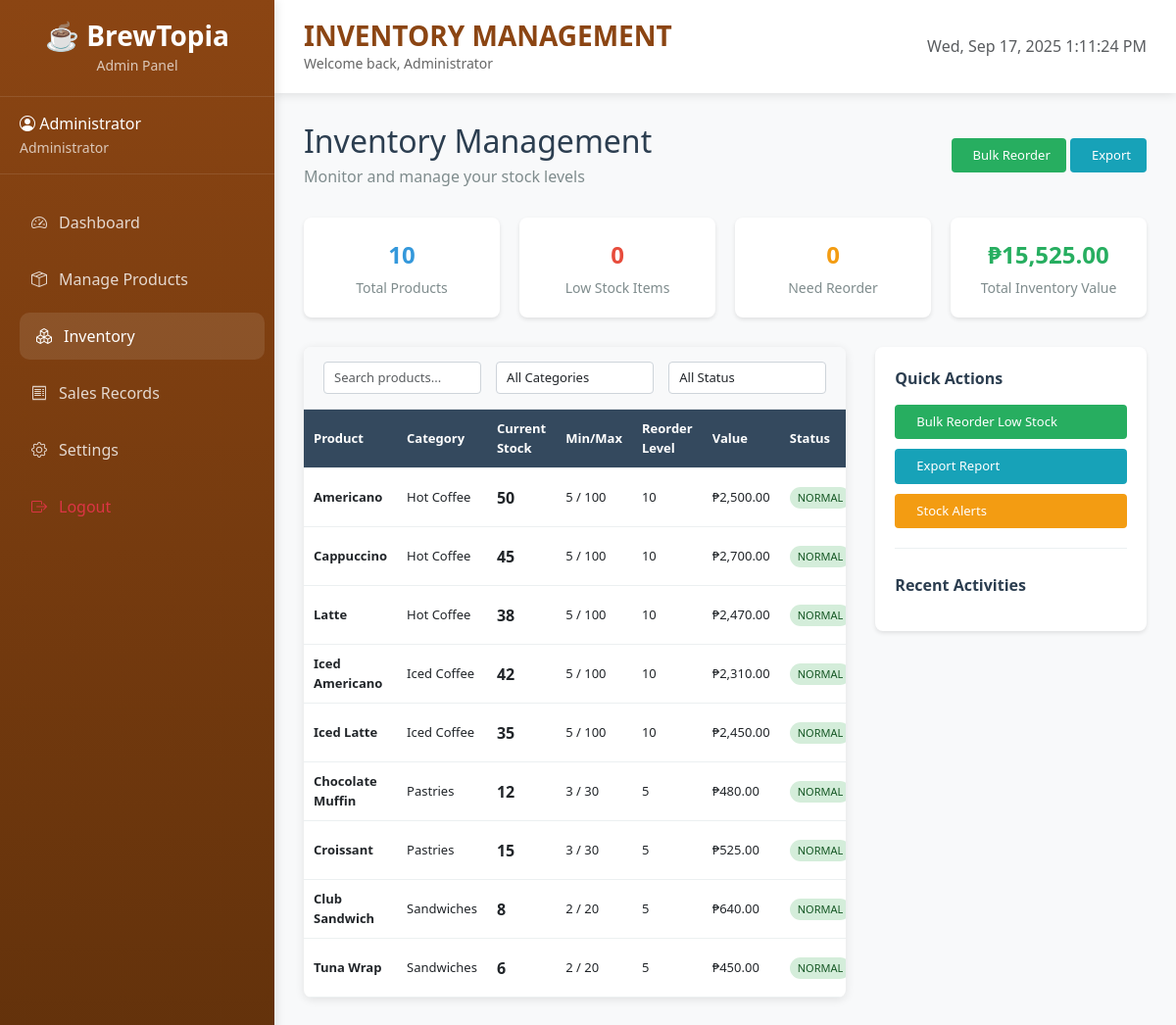
Screenshot of /admin/pages/inventory.php (signed in) with the database file from the repository.
### tables this page shows
CREATE TABLE `products` (
    `product_id` INT(11) NOT NULL AUTO_INCREMENT,
    `product_name` VARCHAR(100) NOT NULL,
    `category_id` INT(11) NOT NULL,
    `description` TEXT,
    `price` DECIMAL(10,2) NOT NULL,
    `cost_price` DECIMAL(10,2) NOT NULL DEFAULT 0.00,
    `barcode` VARCHAR(50) UNIQUE,
    `image_path` VARCHAR(255),
    `status` ENUM('active', 'inactive') NOT NULL DEFAULT 'active',
    `created_at` TIMESTAMP DEFAULT CURRENT_TIMESTAMP,
    `updated_at` TIMESTAMP DEFAULT CURRENT_TIMESTAMP ON UPDATE CURRENT_TIMESTAMP,
    PRIMARY KEY (`product_id`),
    FOREIGN KEY (`category_id`) REFERENCES `categories`(`category_id`) ON DELETE CASCADE,
    INDEX `idx_product_name` (`product_name`),
    INDEX `idx_barcode` (`barcode`),
    INDEX `idx_category_id` (`category_id`)
);

CREATE TABLE `categories` (
    `category_id` INT(11) NOT NULL AUTO_INCREMENT,
    `category_name` VARCHAR(100) NOT NULL,
    `description` TEXT,
    `status` ENUM('active', 'inactive') NOT NULL DEFAULT 'active',
    `created_at` TIMESTAMP DEFAULT CURRENT_TIMESTAMP,
    `updated_at` TIMESTAMP DEFAULT CURRENT_TIMESTAMP ON UPDATE CURRENT_TIMESTAMP,
    PRIMARY KEY (`category_id`),
    INDEX `idx_category_name` (`category_name`)
);

CREATE TABLE `inventory` (
    `inventory_id` INT(11) NOT NULL AUTO_INCREMENT,
    `product_id` INT(11) NOT NULL,
    `current_stock` INT(11) NOT NULL DEFAULT 0,
    `minimum_stock` INT(11) NOT NULL DEFAULT 5,
    `maximum_stock` INT(11) NOT NULL DEFAULT 100,
    `reorder_level` INT(11) NOT NULL DEFAULT 10,
    `unit_of_measure` VARCHAR(20) DEFAULT 'pcs',
    `last_updated` TIMESTAMP DEFAULT CURRENT_TIMESTAMP ON UPDATE CURRENT_TIMESTAMP,
    PRIMARY KEY (`inventory_id`),
    FOREIGN KEY (`product_id`) REFERENCES `products`(`product_id`) ON DELETE CASCADE,
    UNIQUE KEY `unique_product_inventory` (`product_id`),
    INDEX `idx_current_stock` (`current_stock`),
    INDEX `idx_minimum_stock` (`minimum_stock`)
);

### includes/database.php (called while the page is built, shortened)
<?php
class Database {
    private $host = 'localhost';
    private $dbname = '9bar_pos';
    private $username = 'root';
    private $password = '';
    private $charset = 'utf8mb4';
    private $pdo;
    private function connect() {
        $dsn = "mysql:host={$this->host};dbname={$this->dbname};charset={$this->charset}";
        $options = [
            PDO::ATTR_ERRMODE => PDO::ERRMODE_EXCEPTION,
            PDO::ATTR_DEFAULT_FETCH_MODE => PDO::FETCH_ASSOC,
            PDO::ATTR_EMULATE_PREPARES => false,
        ];
        try {
            $this->pdo = new PDO($dsn, $this->username, $this->password, $options);
        } catch (PDOException $e) {
            throw new PDOException($e->getMessage(), (int)$e->getCode());
        }
    }
    public function query($sql, $params = []) {
        try {
            $stmt = $this->pdo->prepare($sql);
            $stmt->execute($params);
            return $stmt;
        } catch (PDOException $e) {
            throw new PDOException($e->getMessage(), (int)$e->getCode());
        }
    }
    public function fetchAll($sql, $params = []) {
        $stmt = $this->query($sql, $params);
        return $stmt->fetchAll();
    }
}
?>

### admin/pages/inventory.php (the view, shortened to what this page needs)
<?php
include '../components/main-layout.php';
$inventoryData = $db->fetchAll("
    SELECT p.product_id, p.product_name, c.category_name, p.price, p.cost_price,
           i.current_stock, i.minimum_stock, i.maximum_stock, i.reorder_level, i.last_updated,
           CASE
               WHEN i.current_stock <= i.minimum_stock THEN 'low'
               WHEN i.current_stock <= i.reorder_level THEN 'reorder'
               ELSE 'normal'
           END as stock_status
    FROM products p
    JOIN categories c ON p.category_id = c.category_id
    JOIN inventory i ON p.product_id = i.product_id
    WHERE p.status = 'active'
    ORDER BY
        CASE
            WHEN i.current_stock <= i.minimum_stock THEN 1
            WHEN i.current_stock <= i.reorder_level THEN 2
            ELSE 3
        END,
        c.category_name, p.product_name
");
$totalProducts = count($inventoryData);
$lowStockCount = count(array_filter($inventoryData, function($item) { return $item['stock_status'] === 'low'; }));
$reorderCount = count(array_filter($inventoryData, function($item) { return $item['stock_status'] === 'reorder'; }));
$totalValue = array_sum(array_map(function($item) { return $item['current_stock'] * $item['cost_price']; }, $inventoryData));
?>
<div class="inventory-header">
    <div>
        <h2 style="margin: 0; color: #2c3e50;">Inventory Management</h2>
        <p style="color: #7f8c8d; margin: 5px 0 0 0;">Monitor and manage your stock levels</p>
    </div>
    <div>
        <button class="btn btn-success" onclick="showBulkReorderModal()">
            <i class="fas fa-shopping-cart"></i> Bulk Reorder
        </button>
        <button class="btn btn-info" onclick="exportInventory()">
            <i class="fas fa-download"></i> Export
        </button>
    </div>
</div>
<div class="inventory-stats">
    <div class="stat-card">
        <div class="stat-value stat-info"><?php echo $totalProducts; ?></div>
        <div class="stat-label">Total Products</div>
    </div>
    <div class="stat-card">
        <div class="stat-value stat-low"><?php echo $lowStockCount; ?></div>
        <div class="stat-label">Low Stock Items</div>
    </div>
    <div class="stat-card">
        <div class="stat-value stat-warning"><?php echo $reorderCount; ?></div>
        <div class="stat-label">Need Reorder</div>
    </div>
    <div class="stat-card">
        <div class="stat-value stat-success">₱<?php echo number_format($totalValue, 2); ?></div>
        <div class="stat-label">Total Inventory Value</div>
    </div>
</div>
<div class="inventory-content">
    <div class="main-inventory">
        <div class="filters-bar">
            <input type="text" class="form-control" id="searchInput" placeholder="Search products..." onkeyup="filterInventory()">
            <select class="form-control" id="categoryFilter" onchange="filterInventory()">
                <option value="">All Categories</option>
            </select>
            <select class="form-control" id="stockStatusFilter" onchange="filterInventory()">
                <option value="">All Status</option>
            </select>
        </div>
        <div class="table-container">
            <table id="inventoryTable">
                <thead>
                    <tr>
                        <th>Product</th>
                        <th>Category</th>
                        <th>Current Stock</th>
                        <th>Min/Max</th>
                        <th>Reorder Level</th>
                        <th>Value</th>
                        <th>Status</th>
                    </tr>
                </thead>
                <tbody>
                    <?php foreach ($inventoryData as $item): ?>
                    <tr data-product-id="<?php echo $item['product_id']; ?>"
                        data-category="<?php echo $item['category_name']; ?>"
                        data-status="<?php echo $item['stock_status']; ?>"
                        data-name="<?php echo strtolower($item['product_name']); ?>">
                        <td>
                            <strong><?php echo htmlspecialchars($item['product_name']); ?></strong>
                        </td>
                        <td><?php echo htmlspecialchars($item['category_name']); ?></td>
                        <td>
                            <strong style="font-size: 16px;"><?php echo $item['current_stock']; ?></strong>
                        </td>
                        <td>
                            <?php echo $item['minimum_stock']; ?> / <?php echo $item['maximum_stock']; ?>
                        </td>
                        <td><?php echo $item['reorder_level']; ?></td>
                        <td>₱<?php echo number_format($item['current_stock'] * $item['cost_price'], 2); ?></td>
                        <td>
                            <span class="stock-status status-<?php echo $item['stock_status']; ?>">
                                <?php echo strtoupper($item['stock_status']); ?>
                            </span>
                        </td>
                    </tr>
                    <?php endforeach; ?>
                </tbody>
            </table>
        </div>
    </div>
    <div class="inventory-tools">
        <div class="tools-section">
            <div class="section-title">Quick Actions</div>
            <div style="display: flex; flex-direction: column; gap: 10px;">
                <button class="btn btn-success" onclick="showBulkReorderModal()">
                    <i class="fas fa-shopping-cart"></i> Bulk Reorder Low Stock
                </button>
                <button class="btn btn-info" onclick="exportInventory()">
                    <i class="fas fa-download"></i> Export Report
                </button>
                <button class="btn btn-warning" onclick="showStockAlerts()">
                    <i class="fas fa-exclamation-triangle"></i> Stock Alerts
                </button>
            </div>
        </div>
        <div class="tools-section">
            <div class="section-title">Recent Activities</div>
        </div>
    </div>
</div>
<?php include '../components/layout-end.php'; ?>

### rows the page displays
products: product_name "Americano", category.category_name "Hot Coffee", inventory.current_stock "50", inventory.minimum_stock "5", inventory.maximum_stock "100", inventory.reorder_level "10", $item['current_stock']*$item['cost_price'] "2,500.00", stock_status "NORMAL"
products: product_name "Cappuccino", category.category_name "Hot Coffee", inventory.current_stock "45", inventory.minimum_stock "5", inventory.maximum_stock "100", inventory.reorder_level "10", $item['current_stock']*$item['cost_price'] "2,700.00", stock_status "NORMAL"
products: product_name "Latte", category.category_name "Hot Coffee", inventory.current_stock "38", inventory.minimum_stock "5", inventory.maximum_stock "100", inventory.reorder_level "10", $item['current_stock']*$item['cost_price'] "2,470.00", stock_status "NORMAL"
products: product_name "Iced Americano", category.category_name "Iced Coffee", inventory.current_stock "42", inventory.minimum_stock "5", inventory.maximum_stock "100", inventory.reorder_level "10", $item['current_stock']*$item['cost_price'] "2,310.00", stock_status "NORMAL"
products: product_name "Iced Latte", category.category_name "Iced Coffee", inventory.current_stock "35", inventory.minimum_stock "5", inventory.maximum_stock "100", inventory.reorder_level "10", $item['current_stock']*$item['cost_price'] "2,450.00", stock_status "NORMAL"
products: product_name "Chocolate Muffin", category.category_name "Pastries", inventory.current_stock "12", inventory.minimum_stock "3", inventory.maximum_stock "30", inventory.reorder_level "5", $item['current_stock']*$item['cost_price'] "480.00", stock_status "NORMAL"
products: product_name "Croissant", category.category_name "Pastries", inventory.current_stock "15", inventory.minimum_stock "3", inventory.maximum_stock "30", inventory.reorder_level "5", $item['current_stock']*$item['cost_price'] "525.00", stock_status "NORMAL"
products: product_name "Club Sandwich", category.category_name "Sandwiches", inventory.current_stock "8", inventory.minimum_stock "2", inventory.maximum_stock "20", inventory.reorder_level "5", $item['current_stock']*$item['cost_price'] "640.00", stock_status "NORMAL"
products: product_name "Tuna Wrap", category.category_name "Sandwiches", inventory.current_stock "6", inventory.minimum_stock "2", inventory.maximum_stock "20", inventory.reorder_level "5", $item['current_stock']*$item['cost_price'] "450.00", stock_status "NORMAL"

### other values shown
$currentUser['full_name'] "Administrator"
$page_title "INVENTORY MANAGEMENT"
$totalProducts "10"
$lowStockCount "0"
$reorderCount "0"
$totalValue "15,525.00"
